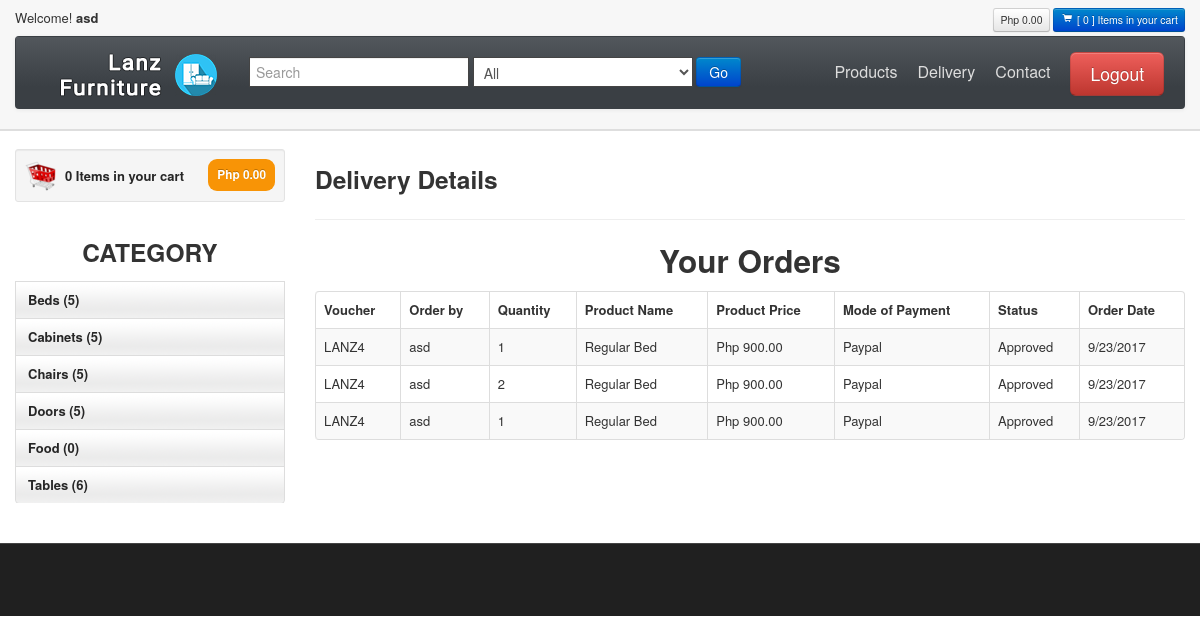
Screenshot of /delivery.php (signed in) with the database file from the repository.
### tables this page shows
CREATE TABLE IF NOT EXISTS `tbl_category` (
  `id` int(11) NOT NULL AUTO_INCREMENT,
  `category_name` text,
  PRIMARY KEY (`id`)
);

CREATE TABLE IF NOT EXISTS `tbl_cart` (
  `id` int(11) NOT NULL AUTO_INCREMENT,
  `item_id` text,
  `quantity` text,
  `username` text,
  `status` text,
  `modeofpay` text,
  `timestamp` text,
  `municipality` text,
  `address` text,
  `voucher` text,
  `total` date DEFAULT NULL,
  PRIMARY KEY (`id`)
);

CREATE TABLE IF NOT EXISTS `tbl_products` (
  `id` int(11) NOT NULL AUTO_INCREMENT,
  `prod_name` text,
  `prod_category` text,
  `prod_price` text,
  `prod_brand` text,
  `prod_model` text,
  `prod_release` text,
  `prod_dimension` text,
  `prod_displaysize` text,
  `prod_description` text,
  `editorial_review` text,
  `isfeatured` text,
  `storage_locations` text,
  `prod_status` text,
  `prod_condition` text,
  `current_stock` text,
  `min_stock` text,
  `max_stock` text,
  `prod_image` text,
  PRIMARY KEY (`id`)
);

### php/Database.php (called while the page is built, shortened)
<?php
	class Database{
    public $conn;
    private function db_connect(){
      $this->servername = 'localhost';
      $this->username = 'root1';
      $this->password = '';
      $this->dbname = 'db_onlineinv';
      $this->conn = new mysqli($this->servername, $this->username, $this->password, $this->dbname);
      return $this->conn;
    }
    function getCategories(){
        $sql = "SELECT * FROM tbl_category"." ORDER by category_name ASC";
        $result = $this->conn->query($sql);
        return $result;
    }
	}
?>

### delivery.php (the view, shortened to what this page needs)
<?php
include "php/productfunctions.php";
?>
<!DOCTYPE html>
<html lang="en">
<head>
 <?php include "header.php";?>
</head>
<body>
 <?php include "topnav.php";?>
 <div id="mainBody">
  <div class="container">
   <div class="row">
    <?php include "sidebar.php";?>
    <div class="span9" id="mainCol">
     <h3> Delivery Details</h3>
     <hr class="soft"/>
     <h2 class="" style="text-align:center;">Your Orders</h2>
     <table id="datatable1" class="table table-bordered table-striped">
      <thead>
       <tr>
        <th>Voucher</th>
        <th>Order by</th>
        <th>Quantity</th>
        <th>Product Name</th>
        <th>Product Price</th>
        <th>Mode of Payment</th>
        <th>Status</th>
        <th>Order Date</th>
       </tr>
      </thead>
      <tbody>
       <?php
       include 'php/db.inc.php';
       if(!$_SESSION["cartuser"] == null || !$_SESSION["cartuser"] == ""){
        $sql = "SELECT * FROM tbl_cart where username= '".$_SESSION["cartuser"]."' and modeofpay is not null ORDER BY id DESC";
        $result = $conn->query($sql);
        while($row = $result->fetch_assoc()){
         echo '
         <tr>
         <td>'.$row["voucher"].'</td>
         <td>'.$row["username"].'</td>
         <td>'.$row["quantity"].'</td>';
         $sql = "SELECT * FROM tbl_products where id = ".$row["item_id"];
         $result2 = $conn->query($sql);
         $row2 = $result2->fetch_assoc();
         echo '<td>'.$row2["prod_name"].'</td>';
         echo '<td>Php '.number_format($row2["prod_price"], 2).'</td>';
         echo '<td>'.$row["modeofpay"].'</td>';
         if($row["status"] == "" || $row["status"] == null){
          echo '<td>Pending</td>';
         }else{
          echo '<td>'.$row["status"].'</td>';
         }
         echo '<td>'.$row["timestamp"].'</td>';
         echo'</tr>';
        }
       }
       ?>
      </tbody>
     </table>
    </div>
   </div></div>
  </div>
  <?php include "footer.php";?>
 </body>
 </html>

### php/productfunctions.php (shortened to what this page needs)
<?php
  class productfunctions{
    private $currentdb;
    function __construct(){
      $db = new Database();
      $this->currentdb = $db;
    }
    function printAllCategories(){
      $rows = $this->currentdb->getCategories();
      while($row = $rows->fetch_assoc()){
        $sql2 = "SELECT COUNT(*) FROM tbl_products where prod_category = '".$row["category_name"]."'";
        $result2 = $this->currentdb->conn->query($sql2);
        $row2 = $result2->fetch_array();
        $counter = $row2[0];
        echo '<li><a href="products.php?txtSearch=&category='.$row["category_name"].'">'.$row["category_name"].' ('.$counter.')</a></li>';
      }
    }
    function printAllCategoriesNoCount(){
      $rows = $this->currentdb->getCategories();
      $html = '<select class="srchTxt" name="category">';
      $html .= '<option>All</option>';
      while($row = $rows->fetch_assoc()){
        $html .= '<option>'.$row["category_name"].'</option>';
      }
      $html .= '</select>';
      echo $html;
    }
  }
?>

### themes/css/base.css (style rules this page uses)
#mainBody { border-top:2px solid #dedede; padding-top: 18px; }
#sidebar li a { font-weight:bold; background:url(../images/tabRepeatInactive.png) repeat-x 0 0; color:#262626; }
#accordion2, #legalNotice, .justify, #mainCol { text-align:justify }
.navbar-search .srchTxt { border-radius: 0;border: 1px solid #444; }

### rows the page displays
tbl_category: category_name "Beds", counter "5"
tbl_category: category_name "Cabinets", counter "5"
tbl_category: category_name "Chairs", counter "5"
tbl_category: category_name "Doors", counter "5"
tbl_category: category_name "Food", counter "0"
tbl_category: category_name "Tables", counter "6"
tbl_cart: voucher "LANZ4", username "asd", quantity "1", tbl_products.prod_name "Regular Bed", tbl_products.prod_price "900.00", modeofpay "Paypal", status "Approved", timestamp "9/23/2017"
tbl_cart: voucher "LANZ4", username "asd", quantity "2", tbl_products.prod_name "Regular Bed", tbl_products.prod_price "900.00", modeofpay "Paypal", status "Approved", timestamp "9/23/2017"
tbl_cart: voucher "LANZ4", username "asd", quantity "1", tbl_products.prod_name "Regular Bed", tbl_products.prod_price "900.00", modeofpay "Paypal", status "Approved", timestamp "9/23/2017"

### other values shown
getLoggedInUser() "asd"
$cart->getCartTotal() "0.00"
$cart->getCartCount() "0"
